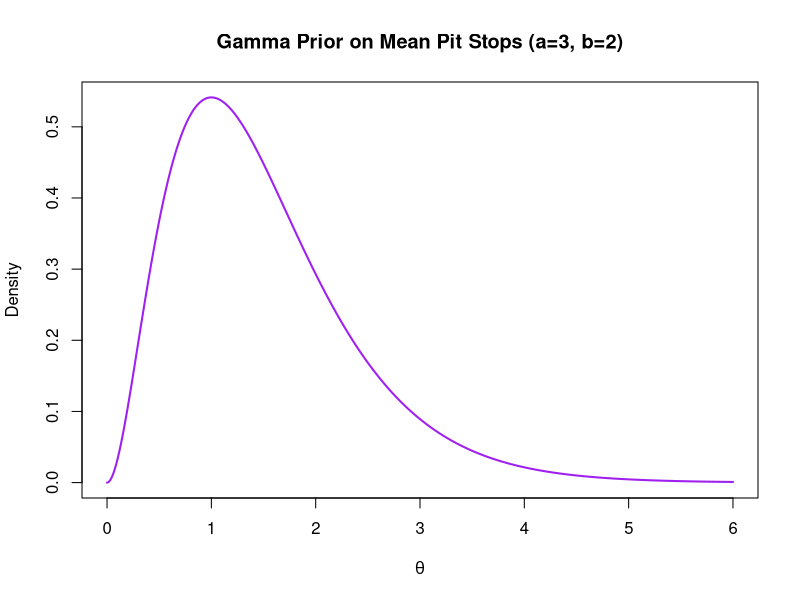
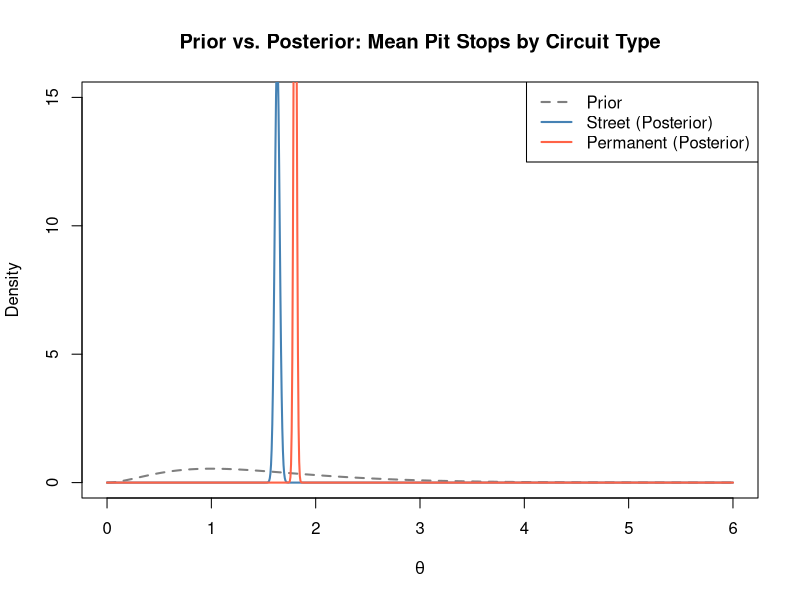
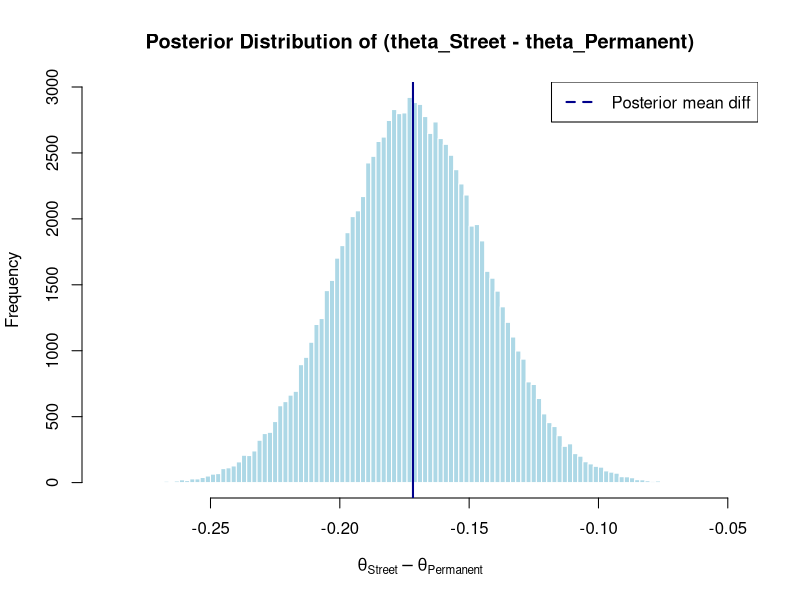
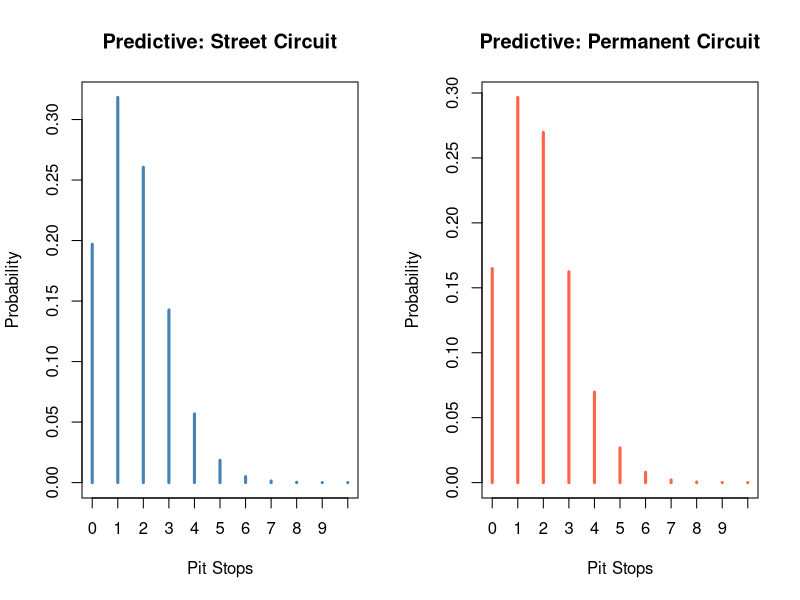
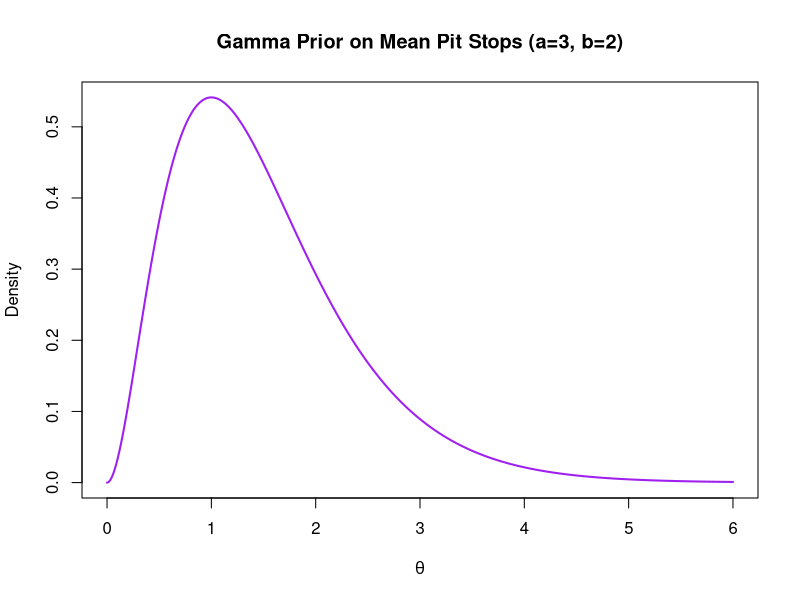
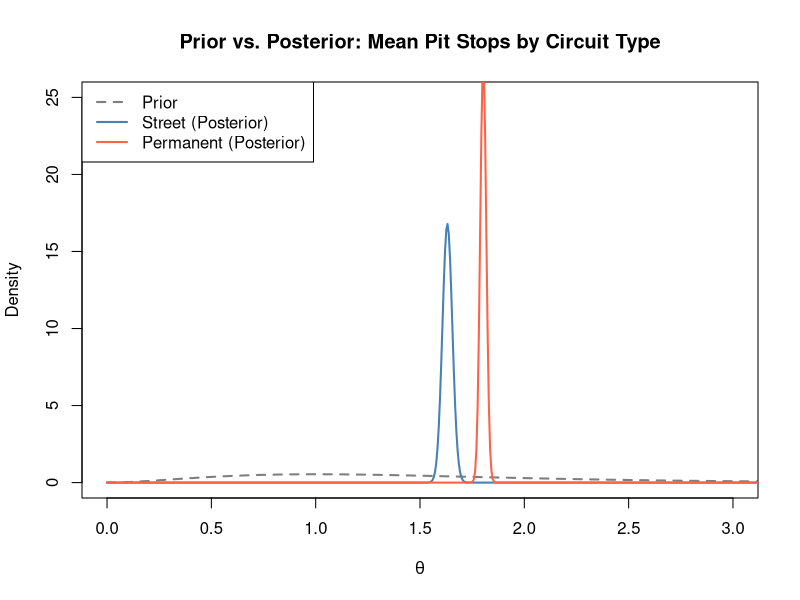
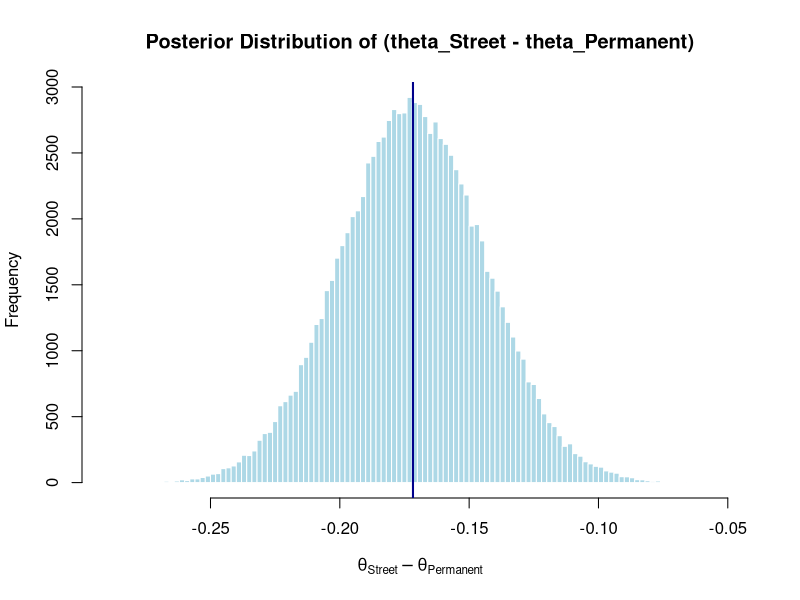

The R source for these figures, in order:
## ---- chunk 1
#| include: false

# Poisson-Gamma Bayesian Analysis
# Question: Do drivers take more pit stops on street circuits
#           vs. permanent race tracks?
# Each row = one driver in one race, with their stop count
#            and circuit type (Street or Permanent)


library(tidyverse)

# --- Load Data ---
df <- read.csv("stop_type_df.csv")%>%
  filter(stop<8)

unique(df$stop)
table(df$stop)

street    <- df$stop[df$Type == "Street"]
permanent <- df$stop[df$Type == "Permanent"]

cat("Street circuit races:   ", length(street), "\n")
cat("Permanent circuit races:", length(permanent), "\n")
cat("Street mean stops:      ", mean(street), "\n")
cat("Permanent mean stops:   ", mean(permanent), "\n")



# PRIOR ELICITATION
# Prior belief: drivers average about 2 pit stops per race.
# We'll say our prior is worth ~10 races of information.
# So: a = prior_mean * b = 2 * 10 = 20, b = 10
#
# This is a moderately informative prior — feel free to
# adjust a and b to reflect stronger or weaker prior beliefs.

a <- 3  # shape
b <- 2   # rate  (prior mean = a/b = 2 stops)

theta_vals <- seq(0, 6, length = 1001)

# Visualize the prior
plot(theta_vals, dgamma(theta_vals, shape = a, rate = b),
     type = 'l', col = 'purple', lwd = 2,
     xlab = expression(theta),
     ylab = "Density",
     main = "Gamma Prior on Mean Pit Stops (a=3, b=2)")


# POSTERIOR UPDATES
# Poisson-Gamma conjugacy:
#   Prior:     theta ~ Gamma(a, b)
#   Likelihood: Y_i | theta ~ Poisson(theta)
#   Posterior: theta | y ~ Gamma(a + sum(y), b + n)


# Street Circuits
n_s     <- length(street)
sum_s   <- sum(street)
astar_s <- a + sum_s
bstar_s <- b + n_s

cat("\n--- Street Circuit Posterior ---\n")
cat("Posterior mean:    ", astar_s / bstar_s, "\n")
cat("Posterior variance:", astar_s / bstar_s^2, "\n")
cat("95% Credible Interval: ",
    qgamma(c(0.025, 0.975), shape = astar_s, rate = bstar_s), "\n")


# Permanent Circuits
n_p     <- length(permanent)
sum_p   <- sum(permanent)
astar_p <- a + sum_p
bstar_p <- b + n_p

cat("\n--- Permanent Circuit Posterior ---\n")
cat("Posterior mean:    ", astar_p / bstar_p, "\n")
cat("Posterior variance:", astar_p / bstar_p^2, "\n")
cat("95% Credible Interval: ",
    qgamma(c(0.025, 0.975), shape = astar_p, rate = bstar_p), "\n")


# VISUALIZE PRIOR VS POSTERIORS

plot(theta_vals, dgamma(theta_vals, shape = a, rate = b),
     type = 'l', col = 'gray50', lwd = 2, lty = 2,
     xlab = expression(theta), ylab = "Density",
     main = "Prior vs. Posterior: Mean Pit Stops by Circuit Type",
     ylim = c(0, 15))

lines(theta_vals, dgamma(theta_vals, shape = astar_s, rate = bstar_s),
      col = 'steelblue', lwd = 2)

lines(theta_vals, dgamma(theta_vals, shape = astar_p, rate = bstar_p),
      col = 'tomato', lwd = 2)

legend("topright",
       legend = c("Prior", "Street (Posterior)", "Permanent (Posterior)"),
       col    = c("gray50", "steelblue", "tomato"),
       lwd    = 2, lty = c(2, 1, 1))


# MONTE CARLO COMPARISON
# Pr(theta_street > theta_permanent | data)

set.seed(42)
N <- 100000

th_street    <- rgamma(N, shape = astar_s, rate = bstar_s)
th_permanent <- rgamma(N, shape = astar_p, rate = bstar_p)

prob_street_higher <- mean(th_street > th_permanent)

cat("\n--- Monte Carlo Comparison ---\n")
cat("Pr(theta_street > theta_permanent | data): ", prob_street_higher, "\n")
cat("Posterior mean difference (Street - Permanent): ",
    mean(th_street - th_permanent), "\n")
cat("95% CI on difference: ",
    quantile(th_street - th_permanent, c(0.025, 0.975)), "\n")


# Histogram of the posterior difference
hist(th_street - th_permanent,
     breaks = 100,
     col    = "lightblue",
     border = "white",
     main   = "Posterior Distribution of (theta_Street - theta_Permanent)",
     xlab   = expression(theta[Street] - theta[Permanent]))

abline(v = 0, col = "red", lwd = 2, lty = 2)
abline(v = mean(th_street - th_permanent), col = "darkblue", lwd = 2)

legend("topright",
       legend = c("Posterior mean diff"),
       col    = c("darkblue"),
       lwd    = 2, lty = c(2, 1))



# POSTERIOR PREDICTIVE: How many stops in a NEW race?


# Monte Carlo posterior predictive samples
ppred_street    <- rpois(N, th_street)
ppred_permanent <- rpois(N, th_permanent)

cat("\n--- Posterior Predictive ---\n")
cat("Most likely stops (street):   ", as.integer(names(which.max(table(ppred_street)))), "\n")
cat("Most likely stops (permanent):", as.integer(names(which.max(table(ppred_permanent)))), "\n")

# Plot side-by-side predictive distributions
par(mfrow = c(1, 2))

plot(table(ppred_street) / N, type = 'h', col = 'steelblue', lwd = 3,
     xlab = "Pit Stops", ylab = "Probability",
     main = "Predictive: Street Circuit")

plot(table(ppred_permanent) / N, type = 'h', col = 'tomato', lwd = 3,
     xlab = "Pit Stops", ylab = "Probability",
     main = "Predictive: Permanent Circuit")

par(mfrow = c(1, 1))
## ---- chunk 2
#| echo: FALSE

# Visualize the prior

plot(theta_vals, dgamma(theta_vals, shape = a, rate = b),
     type = 'l', col = 'purple', lwd = 2,
     xlab = expression(theta),
     ylab = "Density",
     main = "Gamma Prior on Mean Pit Stops (a=3, b=2)")
## ---- chunk 3
#| echo: false
plot(theta_vals, dgamma(theta_vals, shape = a, rate = b),
     type = 'l', col = 'gray50', lwd = 2, lty = 2,
     xlab = expression(theta), ylab = "Density",
     main = "Prior vs. Posterior: Mean Pit Stops by Circuit Type",
     ylim = c(0, 25), xlim = c(0,3))

lines(theta_vals, dgamma(theta_vals, shape = astar_s, rate = bstar_s),
      col = 'steelblue', lwd = 2)

lines(theta_vals, dgamma(theta_vals, shape = astar_p, rate = bstar_p),
      col = 'tomato', lwd = 2)

legend("topleft",
       legend = c("Prior", "Street (Posterior)", "Permanent (Posterior)"),
       col    = c("gray50", "steelblue", "tomato"),
       lwd    = 2, lty = c(2, 1, 1))
## ---- chunk 4
#| echo: FALSE

hist(th_street - th_permanent,
     breaks = 100,
     col    = "lightblue",
     border = "white",
     main   = "Posterior Distribution of (theta_Street - theta_Permanent)",
     xlab   = expression(theta[Street] - theta[Permanent]))

abline(v = 0, col = "red", lwd = 2, lty = 2)
abline(v = mean(th_street - th_permanent), col = "darkblue", lwd = 2)
## ---- chunk 5
#| echo: FALSE

cat("Posterior mean for Street: ",
    mean(th_street), "\n")
cat("Posterior mean for Permanent: ",
    mean(th_permanent), "\n")
cat("95% CI for Street: ", quantile(th_street, c(0.025,0.975)), "\n")
cat("95% CI for Permanent: ", quantile(th_permanent, c(0.025,0.975)), "\n")
cat("\n--- Monte Carlo Comparison ---\n")
cat("Pr(theta_street > theta_permanent | data): ", prob_street_higher, "\n")
cat("Posterior mean difference (Street - Permanent): ",
    mean(th_street - th_permanent), "\n")
cat("95% CI on difference: ",
    quantile(th_street - th_permanent, c(0.025, 0.975)), "\n")
